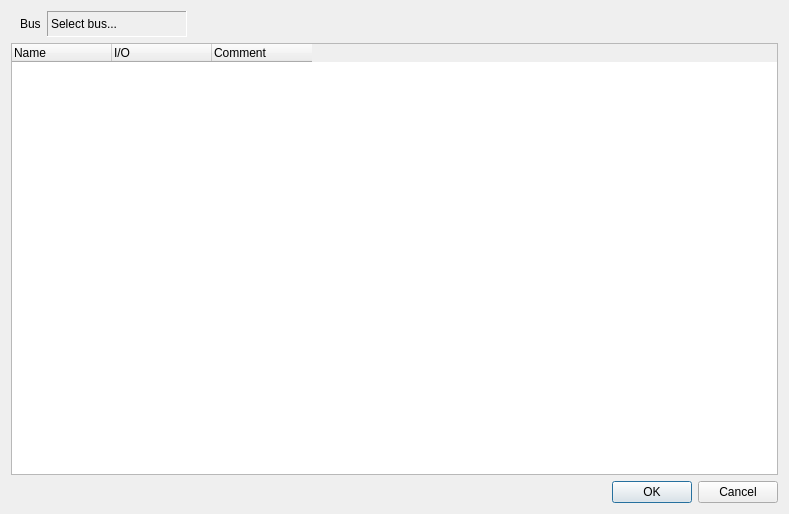
<?xml version="1.0" encoding="UTF-8"?>
<ui version="4.0">
 <class>MeasurementsDialog</class>
 <widget class="QDialog" name="MeasurementsDialog">
  <property name="geometry">
   <rect>
    <x>0</x>
    <y>0</y>
    <width>789</width>
    <height>514</height>
   </rect>
  </property>
  <property name="windowTitle">
   <string>Configure measurement block</string>
  </property>
  <layout class="QVBoxLayout" name="verticalLayout_4">
   <item>
    <widget class="QFrame" name="frame">
     <property name="frameShape">
      <enum>QFrame::Shape::NoFrame</enum>
     </property>
     <property name="frameShadow">
      <enum>QFrame::Shadow::Raised</enum>
     </property>
     <layout class="QHBoxLayout" name="horizontalLayout">
      <property name="topMargin">
       <number>0</number>
      </property>
      <property name="rightMargin">
       <number>0</number>
      </property>
      <property name="bottomMargin">
       <number>0</number>
      </property>
      <item>
       <widget class="QLabel" name="busTitleLabel">
        <property name="text">
         <string>Bus</string>
        </property>
       </widget>
      </item>
      <item>
       <widget class="DeviceSelectionLabel" name="bus_label">
        <property name="sizePolicy">
         <sizepolicy hsizetype="Fixed" vsizetype="Fixed">
          <horstretch>0</horstretch>
          <verstretch>0</verstretch>
         </sizepolicy>
        </property>
        <property name="minimumSize">
         <size>
          <width>140</width>
          <height>26</height>
         </size>
        </property>
        <property name="maximumSize">
         <size>
          <width>260</width>
          <height>16777215</height>
         </size>
        </property>
        <property name="cursor">
         <cursorShape>PointingHandCursor</cursorShape>
        </property>
        <property name="focusPolicy">
         <enum>Qt::FocusPolicy::StrongFocus</enum>
        </property>
        <property name="toolTip">
         <string>Click to select a bus</string>
        </property>
        <property name="frameShape">
         <enum>QFrame::Shape::Panel</enum>
        </property>
        <property name="frameShadow">
         <enum>QFrame::Shadow::Sunken</enum>
        </property>
        <property name="text">
         <string>Select bus...</string>
        </property>
        <property name="margin">
         <number>5</number>
        </property>
       </widget>
      </item>
      <item>
       <spacer name="horizontalSpacer">
        <property name="orientation">
         <enum>Qt::Orientation::Horizontal</enum>
        </property>
        <property name="sizeHint" stdset="0">
         <size>
          <width>40</width>
          <height>20</height>
         </size>
        </property>
       </spacer>
      </item>
     </layout>
    </widget>
   </item>
   <item>
    <widget class="QTreeWidget" name="measurement_tree">
     <property name="sizePolicy">
      <sizepolicy hsizetype="Expanding" vsizetype="MinimumExpanding">
       <horstretch>0</horstretch>
       <verstretch>0</verstretch>
      </sizepolicy>
     </property>
     <property name="alternatingRowColors">
      <bool>true</bool>
     </property>
     <property name="selectionMode">
      <enum>QAbstractItemView::SelectionMode::SingleSelection</enum>
     </property>
     <property name="rootIsDecorated">
      <bool>true</bool>
     </property>
     <attribute name="headerStretchLastSection">
      <bool>false</bool>
     </attribute>
     <column>
      <property name="text">
       <string>Name</string>
      </property>
     </column>
     <column>
      <property name="text">
       <string>I/O</string>
      </property>
     </column>
     <column>
      <property name="text">
       <string>Comment</string>
      </property>
     </column>
    </widget>
   </item>
   <item>
    <widget class="QDialogButtonBox" name="button_box">
     <property name="standardButtons">
      <set>QDialogButtonBox::StandardButton::Cancel|QDialogButtonBox::StandardButton::Ok</set>
     </property>
    </widget>
   </item>
  </layout>
 </widget>
 <customwidgets>
  <customwidget>
   <class>DeviceSelectionLabel</class>
   <extends>QLabel</extends>
   <header>VeraGrid.Gui.DynamicModelEditor.Editor.ElementDialogues.MeasurementsDialog.measurement_widgets</header>
  </customwidget>
 </customwidgets>
 <resources/>
 <connections/>
</ui>
